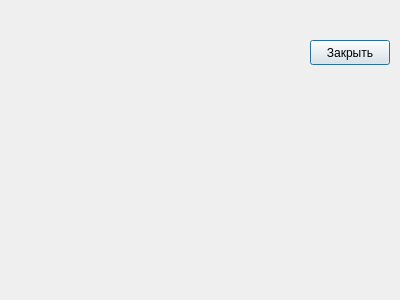
<?xml version="1.0" encoding="UTF-8"?>
<ui version="4.0">
 <class>DialogStudentByTask</class>
 <widget class="QDialog" name="DialogStudentByTask">
  <property name="geometry">
   <rect>
    <x>0</x>
    <y>0</y>
    <width>400</width>
    <height>300</height>
   </rect>
  </property>
  <property name="windowTitle">
   <string>Ведомость о выполнении студентами задания с указанным номером</string>
  </property>
  <widget class="QPushButton" name="closeButton">
   <property name="geometry">
    <rect>
     <x>310</x>
     <y>40</y>
     <width>80</width>
     <height>25</height>
    </rect>
   </property>
   <property name="text">
    <string>Закрыть</string>
   </property>
  </widget>
 </widget>
 <resources/>
 <connections>
  <connection>
   <sender>closeButton</sender>
   <signal>clicked()</signal>
   <receiver>DialogStudentByTask</receiver>
   <slot>close()</slot>
   <hints>
    <hint type="sourcelabel">
     <x>349</x>
     <y>52</y>
    </hint>
    <hint type="destinationlabel">
     <x>199</x>
     <y>149</y>
    </hint>
   </hints>
  </connection>
 </connections>
</ui>
